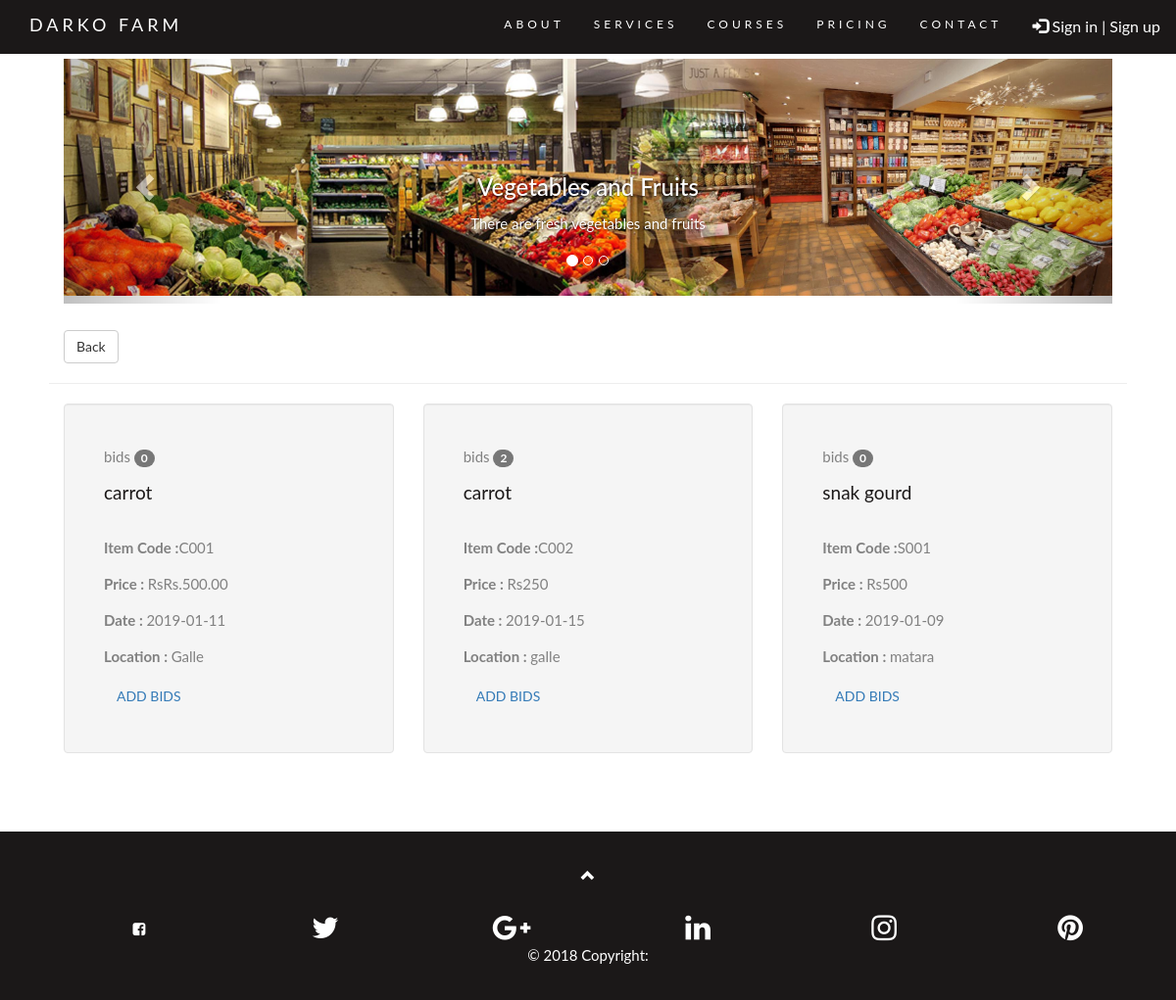
The page /cs/vegetablesFarmer.php (signed in) on the database its author committed.
### tables this page shows
CREATE TABLE `auction` (
  `Item_type` varchar(200) NOT NULL,
  `Id` varchar(200) NOT NULL,
  `Item_name` varchar(200) NOT NULL,
  `Item_code` varchar(200) NOT NULL,
  `Price` varchar(200) NOT NULL,
  `Quantity` varchar(200) NOT NULL,
  `Date` varchar(200) NOT NULL,
  `Location` varchar(200) NOT NULL,
  `Description` varchar(200) NOT NULL
);

### includes/sessions.php (called while the page is built, shortened)
<?php
    class Session{
        private $logged_in = false;
        private function check_logged_in(){
            if(isset($_SESSION['user_id']) && isset($_SESSION['username'])){
                $this->logged_in = true;
            }else{
                unset($this->user_id);
                unset($this->username);
                $this->logged_in = false;
            }
        }
        public function is_logged_in(){
            return $this->logged_in;
        }
    }
?>

### includes/auction.php (called while the page is built, shortened)
<?php
require_once "database.php";
class Auction{
    public function find_by_sql($sql=""){
        global $database;
        $result_set = $database->query($sql);
        return $result_set;
    }
    public function vegetable(){
        $query = "SELECT * FROM auction where Item_type='Vegetables' ";
        $result = $this->find_by_sql($query);
        return $result;
    }
}
?>

### includes/database.php (called while the page is built, shortened)
<?php
    class MySqlDatabase{
    public $connection;
    public function open_conection()
    {
         if (!isset($this->connection)) {
            $this->connection = new mysqli(DB_SERVER,DB_USER, DB_PASSWORD, DB_NAME);
         }
         return $this->connection;
    }
    public function query($query)
    {
        $result = $this->connection->query($query);
        return $result;
    }
    }
    $database = new MySqlDatabase();
?>

### cs/vegetablesFarmer.php (the view, shortened to what this page needs)
<?php
require_once "../includes/sessions.php";
require_once "../includes/auction.php";
$session = new Session();
$auction = new Auction();
require_once "layout/header.php";
?>
<body >
<div class="container container-fluid">
    <nav class="navbar navbar-default navbar-fixed-top">
        <div class="container">
            <div class="navbar-header">
                <a class="navbar-brand" href="Home.html">DARKO FARM</a>
            </div>
            <div class="collapse navbar-collapse" id="myNavbar">
                <ul class="nav navbar-nav navbar-right">
                    <li><a href="about.html">ABOUT</a></li>
                    <li><a href="#services">SERVICES</a></li>
                    <li><a href="course.php">COURSES</a></li>
                    <li><a href="Order_foods.php">PRICING</a></li>
                    <li><a href="contact.html">CONTACT</a></li>
                    <ul class="nav navbar-nav navbar-right">
                        <li><div class="dropdown">
                                <a><button class="dropbtn"><span class="glyphicon glyphicon-log-in"></span> Sign in | Sign up</button></a>
                            </div>
                        </li>
                    </ul>
                </ul>
            </div>
        </div>
    </nav>
    <div id="myCarousel" class="carousel slide" data-interval="6000" data-ride="carousel">
        <ol class="carousel-indicators">
            <li data-target="#myCarousel" data-slide-to="0" class="active"></li>
            <li data-target="#myCarousel" data-slide-to="1"></li>
            <li data-target="#myCarousel" data-slide-to="2"></li>
        </ol>
        <div class="carousel-inner" role="listbox" style=" width:100%; height:250px !important;">
            <div class="item active">
                <img src="img/y.jpg" alt="First Slide" width="100%">
                <div class="carousel-caption">
                    <h3>Vegetables and Fruits</h3>
                    <p>There are fresh vegetables and fruits</p>
                </div>
            </div>
        </div>
        <a class="carousel-control left" href="#myCarousel" data-slide="prev">
            <span class="glyphicon glyphicon-chevron-left"></span>
        </a>
        <a class="carousel-control right" href="#myCarousel" data-slide="next">
            <span class="glyphicon glyphicon-chevron-right"></span>
        </a>
    </div>
    <br/>
    <a href="AuctionHomeFarmer.php"><button class="btn btn-default">Back</button></a>
<div class="row"><hr>
<?php
    if($session->is_logged_in()) {
        $result = $auction->vegetable();
        if ($result) {
            while ($row = $result->fetch_array()) {
                $sql1 = "select count(1) FROM bid_history where Item_code='$row[Item_code]'";
                $result1= mysqli_query($mysqli, $sql1);
                $row1 = mysqli_fetch_array($result1);
                $total = $row1[0];
            echo "<div class='col-sm-4'><div class='well'>";
                echo '
                    <form action="add_bidInterface.php" method="GET">
                      bids <span class="badge">'.$total.'</span>
                      <h4 class="card-title">'.$row['Item_name'].'</h4>
                      <p class="card-text"><b>Item Code :</b>'. $row['Item_code'].'</p>
                      <p class="card-text"><b>Price : </b>Rs'.$row['Price'].'</p>
                      <p class="card-text"><b>Date : </b>'.$row['Date'].'</p>
                      <p class="card-text"><b>Location : </b>'.$row['Location'].'</p>
                      <a href="add_bidInterface.php?code="'.$row['Item_code'].'" class="btn btn-success\">ADD BIDS</a>
                      </form>
                      </div>
                    </div>';
                    }
        }
    }
?>
</div>
</div>
<footer class="text-center">
    <a class="up-arrow" href="#myPage" data-toggle="tooltip" title="TO TOP">
        <span class="glyphicon glyphicon-chevron-up"></span>
    </a><br><br>
    <div class="container">
        <div class="row">
            <div class="col-md-12 py-5">
                <div class="mb-5 flex-center">
                    <div class="col-md-2 mb-md-1 mb-1">
                        <a class="fb-ic">
                            <i class="fa fa-facebook-square" aria-hidden="true"></i>
                        </a>
                    </div>
                    <div class="col-md-2 mb-md-1 mb-1">
                        <a class="tw-ic">
                            <i class="fa fa-twitter fa-lg white-text mr-md-5 mr-3 fa-2x"> </i>
                        </a>
                    </div>
                    <div class="col-md-2 mb-md-1 mb-1">
                        <a class="gplus-ic">
                            <i class="fa fa-google-plus fa-lg white-text mr-md-5 mr-3 fa-2x"> </i>
                        </a>
                    </div>
                    <div class="col-md-2 mb-md-1 mb-1">
                        <a class="li-ic">
                            <i class="fa fa-linkedin fa-lg white-text mr-md-5 mr-3 fa-2x"> </i>
                        </a>
                    </div>
                    <div class="col-md-2 mb-md-1 mb-1">
                        <a class="ins-ic">
                            <i class="fa fa-instagram fa-lg white-text mr-md-5 mr-3 fa-2x"> </i>
                        </a>
                    </div>
                    <div class="col-md-2 mb-md-1 mb-1">
                        <a class="pin-ic">
                            <i class="fa fa-pinterest fa-lg white-text fa-2x"> </i>
                        </a>
                    </div>
                </div>
            </div>
        </div>
    </div>
    <div class="footer-copyright text-center py-3">© 2018 Copyright:
    </div>
</footer>
</body>
</html>

### cs/vegetablesFarmer.php (style rules this page uses)
body { font: 400 15px Lato, sans-serif; line-height: 1.8; color: #818181; }
.navbar { margin-bottom: 0; background-color: #1b1818; z-index: 9999; border: 0; font-size: 12px !important; line-height: 1.42857143 !important; letter-spacing: 4px; border-radius: 0; }
.navbar li a, .navbar .navbar-brand { color: #fff !important; }
.dropbtn { background-color: #1b1818; color: #ffffff; padding: 16px; font-size: 16px; border: none; }
.dropdown { position: relative; display: inline-block; }
.carousel-inner img { width: 100%; height: 100%; margin: auto; }
.container-fluid { padding: 60px 50px; }
h4 { font-size: 19px; line-height: 1.375em; color: #1b1818; font-weight: 400; margin-bottom: 30px; }
footer { background-color: #1b1818; color: #ffffff; padding: 32px; }
footer a { color: #ffffff; }
.well { padding: 40px; }

### rows shown on the page
auction: total "0", Item_name "carrot", Item_code "C001", Price "Rs.500.00", Date "2019-01-11", Location "Galle"
auction: total "2", Item_name "carrot", Item_code "C002", Price "250", Date "2019-01-15", Location "galle"
auction: total "0", Item_name "snak gourd", Item_code "S001", Price "500", Date "2019-01-09", Location "matara"
